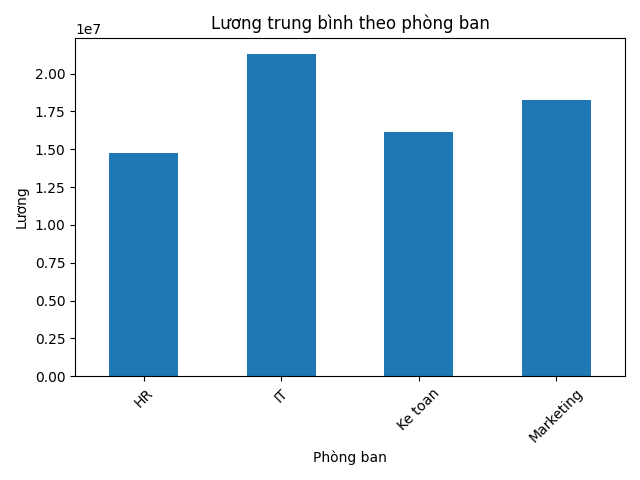

The script that saved this image:
from utils import load_data
import matplotlib.pyplot as plt
import os

df = load_data()

salary_mean = df.groupby("PhongBan")["Luong"].mean()

print("\n=== LƯƠNG TRUNG BÌNH ===")
print(salary_mean)

os.makedirs("output", exist_ok=True)

plt.figure()
salary_mean.plot(kind="bar")
plt.title("Lương trung bình theo phòng ban")
plt.xlabel("Phòng ban")
plt.ylabel("Lương")
plt.xticks(rotation=45)
plt.tight_layout()
plt.savefig("output/luong_trung_binh.png")
plt.show()
